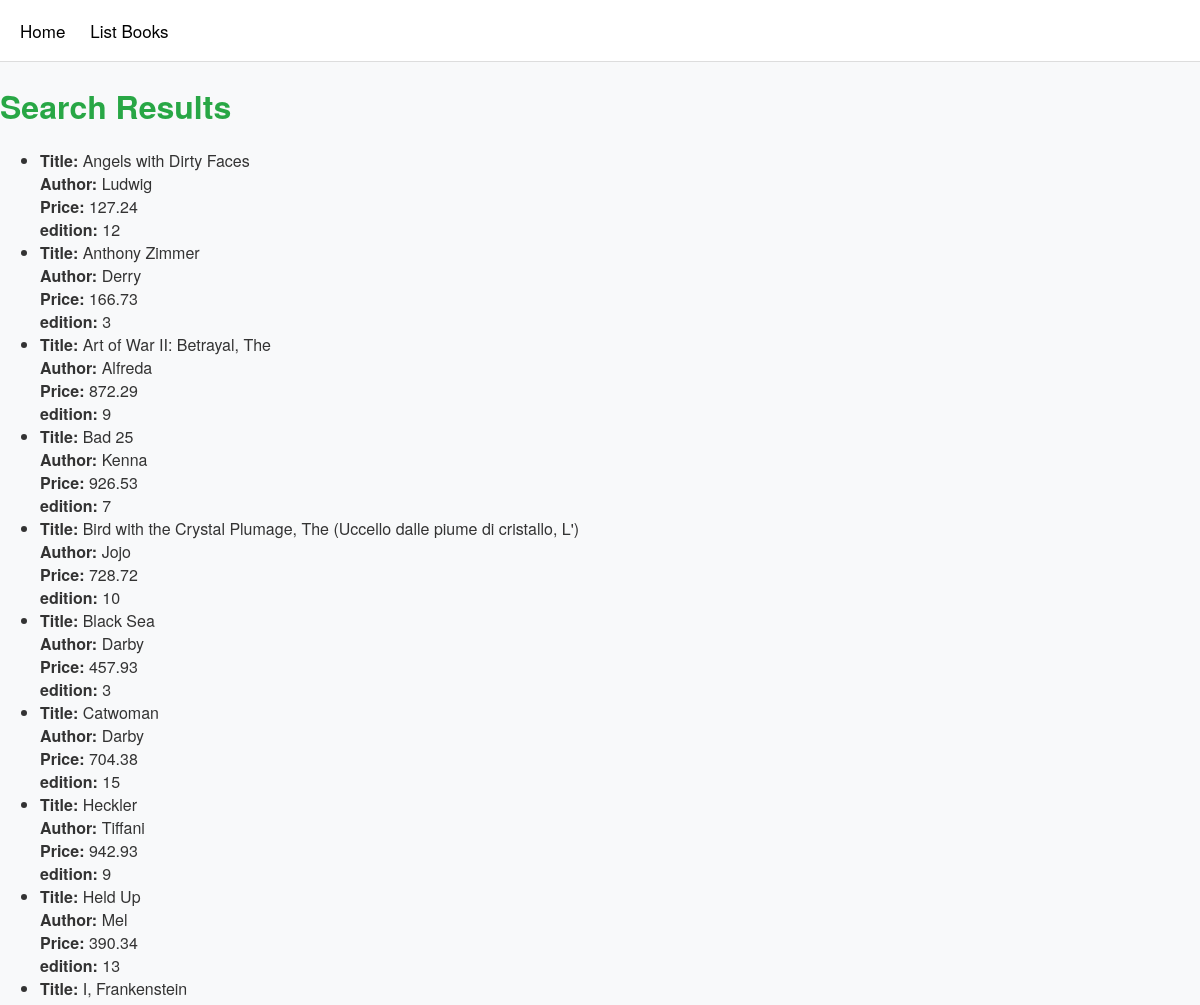
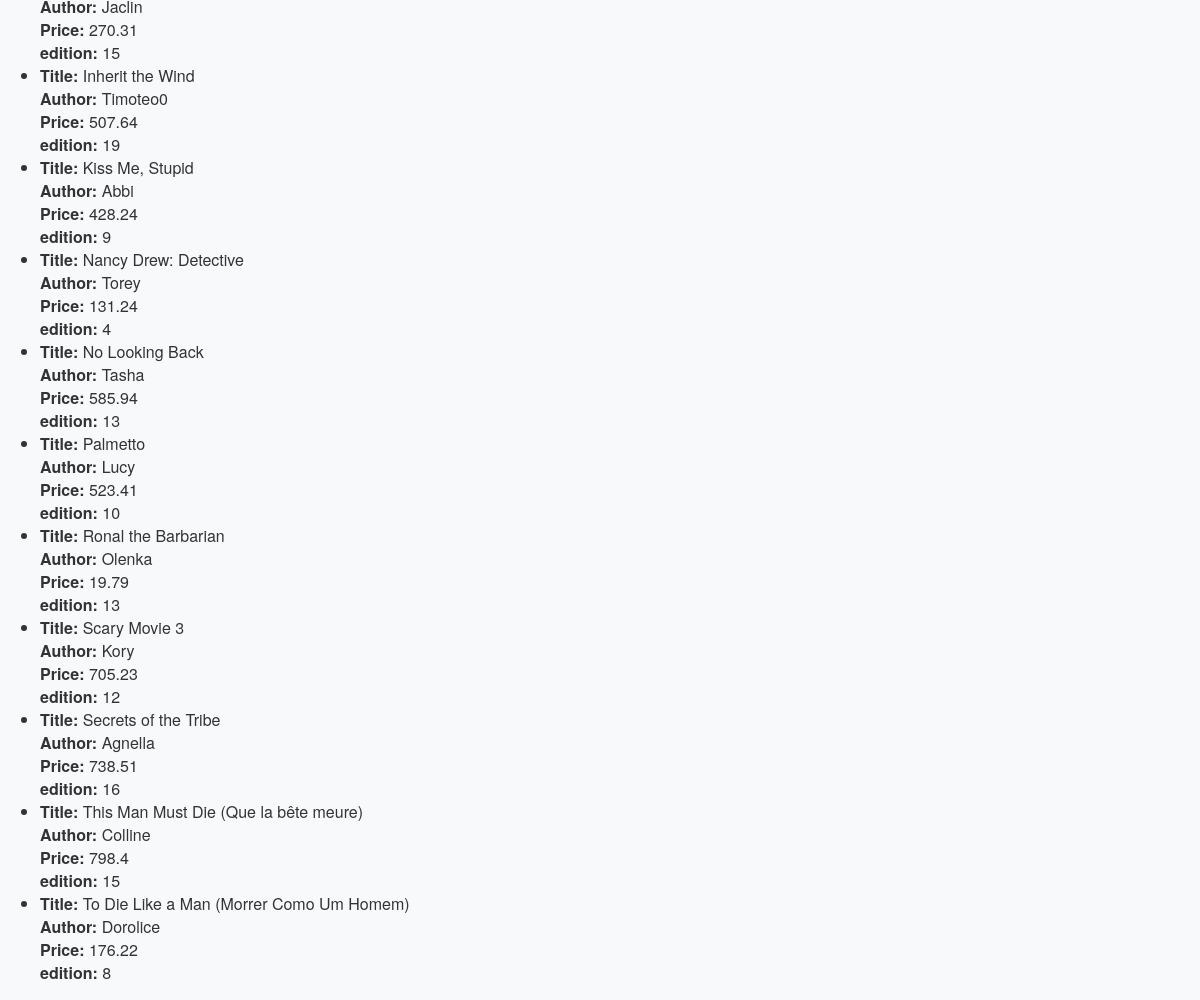
The page /books/task4/ on the database its author committed (2 pictures, top to bottom).
### apps/bookmodule/models.py (models this page shows)
class Book(models.Model):
    title = models.CharField(max_length = 50)
    author = models.CharField(max_length = 50)
    price = models.FloatField(default = 0.0)
    edition = models.SmallIntegerField(default = 1)

### apps/bookmodule/views.py (the view)
# urls.py: path('task4/', views.task4,name="books.task4"),
def task4(request):
    bks = Book.objects.all().order_by("title")
    return render(request, 'bookmodule/bookList.html', {'books':bks})

### apps/templates/bookmodule/bookList.html (shortened to what this page needs)
{% extends "layouts/base.html" %}
{% load static %}
{% block content %}
<h1>Search Results</h1>
{% if books %}
    <ul>
        {% for book in books %}
            <li>
                <strong>Title:</strong> {{ book.title }} <br>
                <strong>Author:</strong> {{ book.author }}
                <br>
                <strong>Price:</strong> {{ book.price }}
                <br>
                <strong>edition:</strong> {{ book.edition }}
            </li>
        {% endfor %}
    </ul>
{% else %}
    <p>No books found</p>
{% endif %}
{% endblock content %}

### apps/static/style.css (style rules this page uses)
body { font-family: "Helvetica Neue", Helvetica, Arial, sans-serif; background: #f8f9fa; margin: 0; padding: 0; color: #333; }
h1 { color: #28a745; margin-bottom: 20px; font-size: 2em; font-weight: 700; }

### rows shown on the page
Book: title "Angels with Dirty Faces", author "Ludwig", price "127.24", edition "12"
Book: title "Anthony Zimmer", author "Derry", price "166.73", edition "3"
Book: title "Art of War II: Betrayal, The", author "Alfreda", price "872.29", edition "9"
Book: title "Bad 25", author "Kenna", price "926.53", edition "7"
Book: title "Bird with the Crystal Plumage, The (Uccello dalle piume di cristallo, L')", author "Jojo", price "728.72", edition "10"
Book: title "Black Sea", author "Darby", price "457.93", edition "3"
Book: title "Catwoman", author "Darby", price "704.38", edition "15"
Book: title "Heckler", author "Tiffani", price "942.93", edition "9"
Book: title "Held Up", author "Mel", price "390.34", edition "13"
Book: title "I, Frankenstein", author "Jaclin", price "270.31", edition "15"
Book: title "Inherit the Wind", author "Timoteo0", price "507.64", edition "19"
Book: title "Kiss Me, Stupid", author "Abbi", price "428.24", edition "9"
Book: title "Nancy Drew: Detective", author "Torey", price "131.24", edition "4"
Book: title "No Looking Back", author "Tasha", price "585.94", edition "13"
Book: title "Palmetto", author "Lucy", price "523.41", edition "10"
Book: title "Ronal the Barbarian", author "Olenka", price "19.79", edition "13"
Book: title "Scary Movie 3", author "Kory", price "705.23", edition "12"
Book: title "Secrets of the Tribe", author "Agnella", price "738.51", edition "16"
Book: title "This Man Must Die (Que la bête meure)", author "Colline", price "798.4", edition "15"
Book: title "To Die Like a Man (Morrer Como Um Homem)", author "Dorolice", price "176.22", edition "8"
